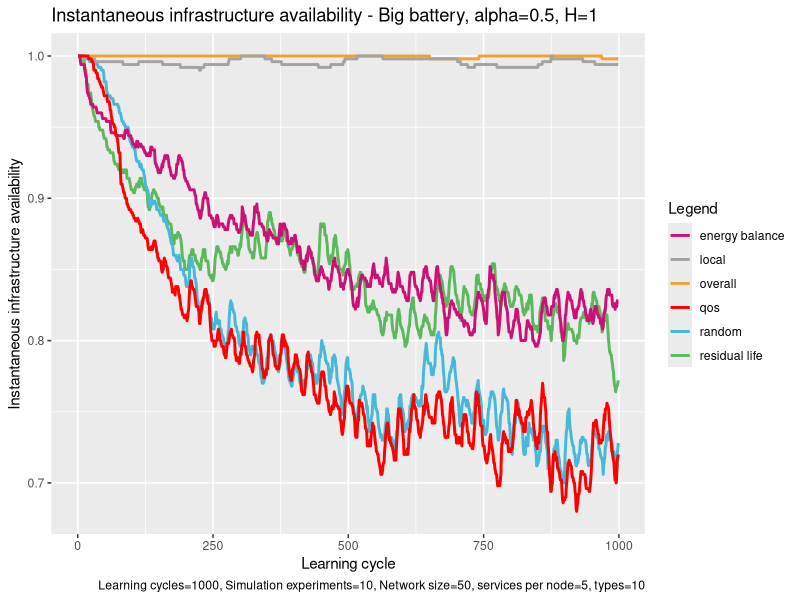

Generate this figure with R:
# execute all lines: ctrl + shift + enter

library(ggplot2)

# set working directory here
setwd(dirname(rstudioapi::getSourceEditorContext()$path))

overall <- read.table("exp_assembly_overall_energy_template.txt", 
                      header = F,
                      sep = " ",
                      col.names= c("overallx", "overally")
)

random <- read.table("exp_assembly_random.txt", 
                     header = F,
                     sep = " ",
                     col.names= c("randomx", "randomy")
)

res <- read.table("exp_assembly_residual_life_template.txt", 
                  header = F,
                  sep = " ",
                  col.names= c("resx","resy")
)

local <- read.table("exp_assembly_local_energy_template.txt", 
                    header = F,
                    sep = " ",
                    col.names= c("locx","locy")
)

learning <- read.table("exp_assembly_fair_energyBP.txt", 
                          header = F,
                          sep = " ",
                          col.names= c("enx","eny")
)

qos <- read.table("exp_assembly_QoS.txt", 
                       header = F,
                       sep = " ",
                       col.names= c("qosx","qosy")
)


overall_x <- overall$overallx
overall_y <- overall$overally

random_y <- random$randomy
res_y <- res$resy
local_y <- local$locy
energyAware_y <- learning$eny
qos_y <- qos$qosy

head(overall)

colors <- c("overall" = "#EEA236", "residual life" = "#5CB85C", "random" = "#46B8DA", "local"="gray64", "energy balance"="deeppink3", "qos"="#FF0000")

ggplot(data=local, aes(x=overall_x, col = group)) + 
  
  geom_line(aes(y = overall_y, color = "overall"), size = 1) +
  geom_line(aes(y = res_y, color = "residual life"), size = 1) +
  geom_line(aes(y = random_y, color = "random"), size = 1) +
  geom_line(aes(y = local_y, color = "local"), size = 1) +
  geom_line(aes(y = energyAware_y, color = "energy balance"), size = 1) +
  geom_line(aes(y = qos_y, color = "qos"), size = 1) +
  
  labs(x = "Learning cycle",
       y = "Instantaneous infrastructure availability",
       color = "Legend",
       title = "Instantaneous infrastructure availability - Big battery, alpha=0.5, H=1", 
       caption = "Learning cycles=1000, Simulation experiments=10, Network size=50, services per node=5, types=10") +
  
  scale_color_manual(values = colors)
